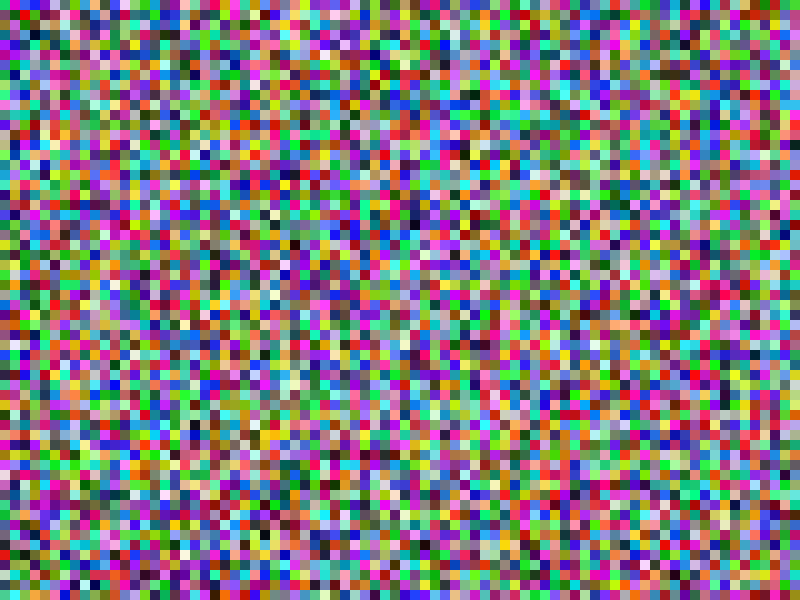
Frame 1 (no input)
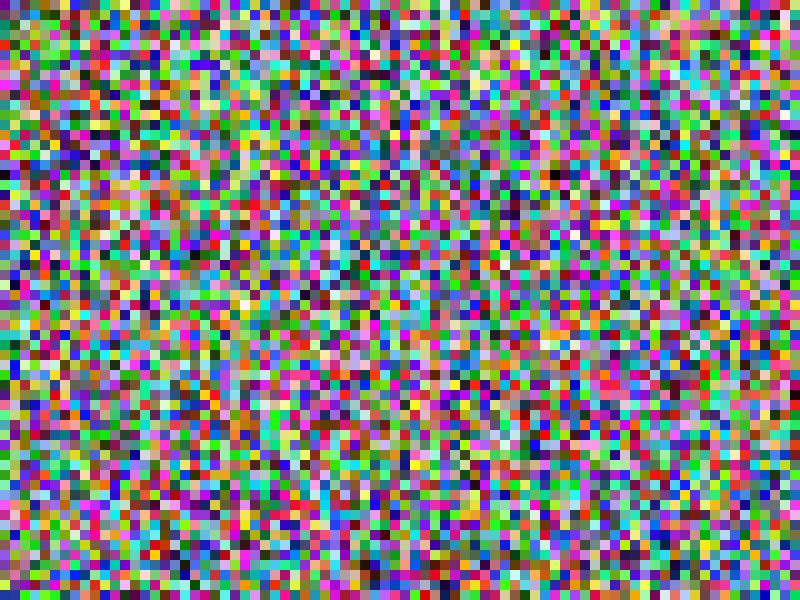
Frame 60 (the mouse pressed at the canvas centre just before this capture)
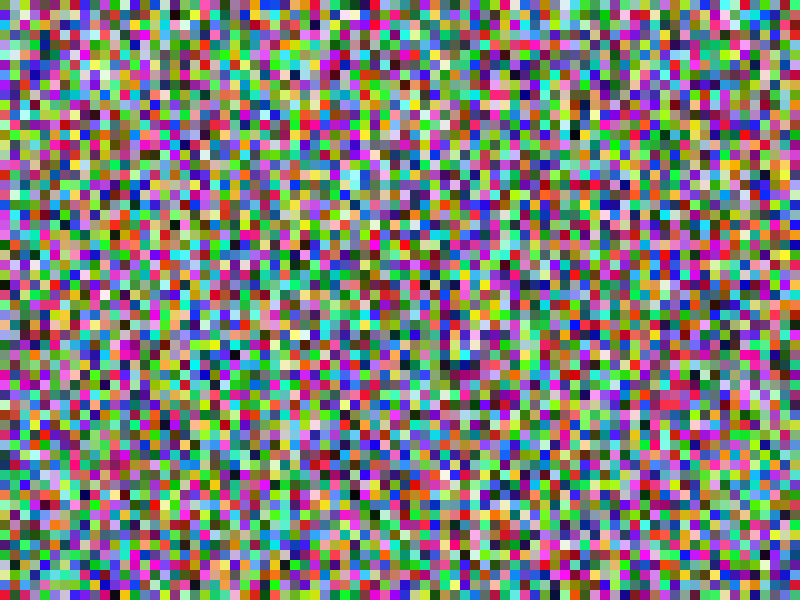
Frame 120 (the mouse held since frame 60 and released just before this capture)

The Processing sketch that drew these frames (run headless with seeded random() and noise(); from frame 60 on, the mouse is pressed at the canvas centre):

// Processing sketch: noise01
// ── noise01.pde

PVector center;
PVector nx;
float size = 5;
int gridSize = 10;

void setup() {
  size(800,600);
  frameRate(24);
  
  center = new PVector(0,0);
}

void update() {
  
}


void draw() {
  
  update();
  clear();
  
  noStroke();
  //translate(width/2, height/2);
  
  
  
  for (int i=0; i<width/gridSize; i++) {
    for (int j=0; j<height/gridSize; j++) {
      
      PVector c = new PVector ((float)Math.random(),(float)Math.random(),(float)Math.random());
      c.mult(255);
      fill(c.x,c.y,c.z);
      
      pushMatrix();
      translate(i*gridSize, j*gridSize);
      rect(0,0,gridSize,gridSize);
      popMatrix();
    }
  }
}


/*
float lerp(float a0, float a1, float w) {
  return (1f - w)*a0 + w*a1;
}
*/
